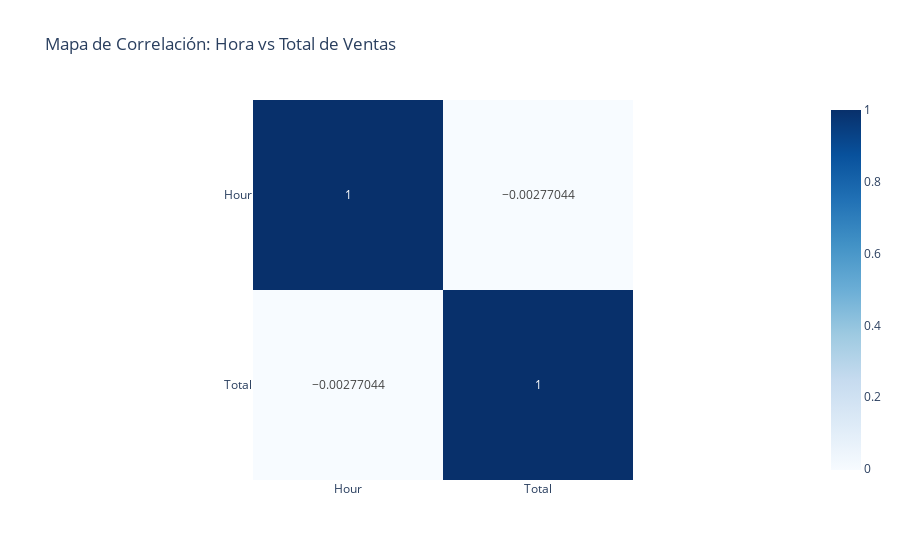

Here is the notebook cell this chart was saved with:
### Markdown cell above
### Correlación entre la hora de venta y el total

### Code cell
df['Hour'] = pd.to_datetime(df['Time']).dt.hour
corr_data = df[['Hour', 'Total']]
corr_matrix = corr_data.corr(method='pearson')
fig = px.imshow(
    corr_matrix,
    text_auto=True,
    color_continuous_scale='Blues',
    title='Mapa de Correlación: Hora vs Total de Ventas'
)

fig.show()

### Figure 1 — Plotly figure (JSON) as saved in the notebook; plotly's stock layout.template omitted (floating-point values rounded to 4 significant figures)
{"data": [{"coloraxis": "coloraxis", "hovertemplate": "x: %{x}<br>y: %{y}<br>color: %{z}<extra></extra>", "name": "0", "texttemplate": "%{z}", "type": "heatmap", "x": ["Hour", "Total"], "xaxis": "x", "y": ["Hour", "Total"], "yaxis": "y", "z": [[1, -0.00277], [-0.00277, 1]]}], "layout": {"coloraxis": {"colorscale": [[0, "rgb(247,251,255)"], [0.125, "rgb(222,235,247)"], [0.25, "rgb(198,219,239)"], [0.375, "rgb(158,202,225)"], [0.5, "rgb(107,174,214)"], [0.625, "rgb(66,146,198)"], [0.75, "rgb(33,113,181)"], [0.875, "rgb(8,81,156)"], [1, "rgb(8,48,107)"]]}, "title": {"text": "Mapa de Correlación: Hora vs Total de Ventas"}, "xaxis": {"anchor": "y", "constrain": "domain", "domain": [0, 1], "scaleanchor": "y"}, "yaxis": {"anchor": "x", "autorange": "reversed", "constrain": "domain", "domain": [0, 1]}}}
